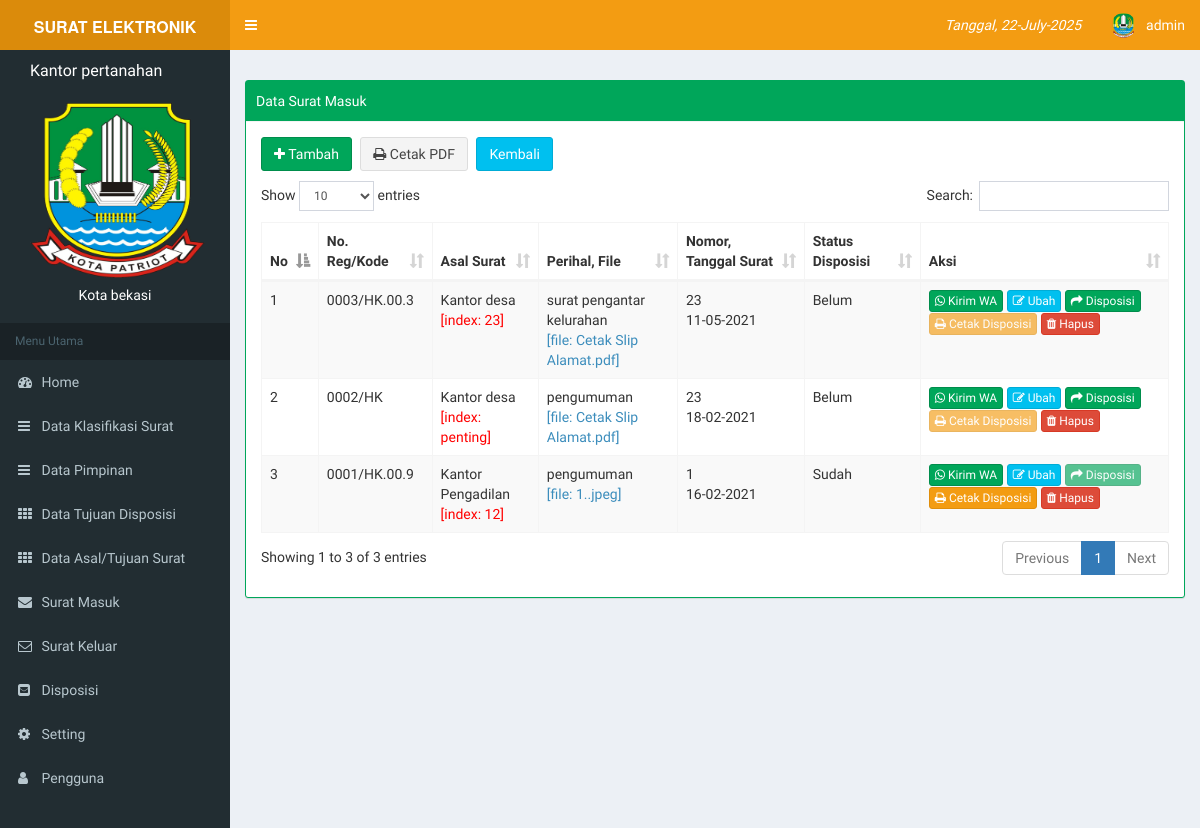
The page /index.php?page=masuk (signed in) on the database its author committed.
### tables this page shows
CREATE TABLE `tb_user` (
  `id` int(11) NOT NULL,
  `username` varchar(100) NOT NULL,
  `password` varchar(100) NOT NULL,
  `nama_user` varchar(100) NOT NULL,
  `level` varchar(30) NOT NULL,
  `foto` varchar(255) NOT NULL,
  `level_pimpinan` int(11) NOT NULL
);

CREATE TABLE `tb_profile` (
  `kota` varchar(255) NOT NULL,
  `lembaga` varchar(255) NOT NULL,
  `alamat` text NOT NULL,
  `telpon` varchar(255) NOT NULL,
  `foto` varchar(255) NOT NULL
);

CREATE TABLE `tb_surat_masuk` (
  `id` int(9) NOT NULL,
  `no_surat` varchar(255) NOT NULL,
  `tgl_surat` date NOT NULL,
  `tanggal_terima` date NOT NULL,
  `asal_surat` int(11) NOT NULL,
  `sifat_surat` varchar(255) NOT NULL,
  `perihal` text NOT NULL,
  `no_agenda` varchar(20) NOT NULL,
  `file_surat` varchar(255) NOT NULL,
  `status` int(2) NOT NULL,
  `tujuan` int(11) NOT NULL,
  `kode_surat` int(11) NOT NULL,
  `indeks` varchar(255) NOT NULL,
  `disposisi` int(11) NOT NULL,
  `tahun` varchar(4) NOT NULL
);

CREATE TABLE `ref_klasifikasi` (
  `id` int(4) NOT NULL,
  `kode` varchar(50) NOT NULL,
  `nama` varchar(250) NOT NULL,
  `uraian` mediumtext NOT NULL
);

CREATE TABLE `tb_asal_tujuan` (
  `id_asal_tujuan` int(11) NOT NULL,
  `asal_tujuan` varchar(255) NOT NULL
);

### page/masuk/masuk.php (the view, shortened to what this page needs)
<div class="row">
                <div class="col-md-12">
                    <div class="box box-success box-solid">
                        <div class="box-header with-border">
                             Data Surat Masuk
                        </div>
                        <div class="panel-body">
                            <div class="table-responsive">
                              <?php  if ($_SESSION['admin']) { ?>
                                 <a href="?page=masuk&aksi=tambah" class="btn btn-success" style="margin-bottom: 10px;"><i class="fa fa-plus"></i> Tambah </a>
                              <?php } ?>
                                  <a id="lap_masuk" data-toggle="modal" data-target="#lap" style="margin-bottom: 10px;; margin-left: 5px;" class="btn btn-default"><i class="fa fa-print"></i> Cetak PDF</a>
                                   <input style="margin-bottom: 10px;; margin-left: 5px;" type=button value=Kembali onclick=self.history.back() class="btn btn-info" />
                                <table class="table table-striped table-bordered table-hover" id="example1">
                                    <thead>
                                        <tr>
                                            <th>No</th>
                                            <th>No. Reg/Kode</th>
                                            <th>Asal Surat</th>
                                            <th>Perihal, File</th>
                                            <th>Nomor, Tanggal Surat</th>
                                            <th>Status Disposisi</th>
                                            <th>Aksi</th>
                                        </tr>
                                    </thead>
                                    <tbody>
                                        <?php
                                           if ($_SESSION['admin']) {
                                            $no = 1;
                                            $sql = $koneksi->query("select * from tb_surat_masuk, tb_tujuan, ref_klasifikasi, tb_asal_tujuan where tb_surat_masuk.tujuan=tb_tujuan.id_tujuan
                                              and tb_surat_masuk.Kode_surat=ref_klasifikasi.id
                                              and tb_surat_masuk.asal_surat=tb_asal_tujuan.id_asal_tujuan
                                               order by tb_surat_masuk.id desc ");
                                           }
                                            while ($data= $sql->fetch_assoc()) {
                                        ?>
                                        <tr>
                                            <td><?php echo $no++; ?></td>
                                             <td><?php echo $data['no_agenda'];?>/<?php echo $data['kode'];?></td>
                                            <td><?php echo $data['asal_tujuan'];?> <br> <div style="color: red;"> [index: <?php echo $data['indeks'];?>]<div> </td>
                                            <td><?php echo $data['perihal'];?> <br> <a href="page/masuk/file_surat.php?id=<?php echo $data['no_agenda']; ?>" target="blank"><div style="color: green;"> [file: <?php echo $data['file_surat'];?>]</a><div> </td>
                                            <td><?php echo $data['no_surat'];?><br><?php echo date('d-m-Y', strtotime($data['tgl_surat']));?></td>
                                            <td>
                                              <?php if ($data['status']==0) {
                                              echo "Belum";
                                              }else{
                                                echo "Sudah";
                                              }
                                            ?>
                                            </td>
                                             <td>
                                              <?php  if ($_SESSION['admin']) { ?>
                                               <a  href="https://api.whatsapp.com/send?phone=<?php echo  $data['no_hp'] ?>&text=Ada Surat Masuk Tanggal: <?php echo date('d-m-Y', strtotime($data['tanggal_terima']))?>, Dengan No Surat: <?php echo $data['no_surat']?>,  Tanggal Surat: <?php echo date('d-m-Y', strtotime($data['tgl_surat']))?>,  Asal Surat Dari:   <?php echo $data['asal_surat']?>, Dengan Tujuan Surat:   <?php echo $data['nama_tujuan']?>, Perihal:   <?php echo $data['perihal']?>  " target="blank" class="btn btn-success btn-xs"> <i class="fa  fa-whatsapp"></i> Kirim WA</a>
                                                <a href="?page=masuk&aksi=ubah&id=<?php echo $data['no_agenda']; ?>" class="btn btn-info btn-xs" ><i class="fa fa-edit "></i> Ubah</a>
                                              <?php } ?>
                                                <?php if ($data['status']==0) {
                                                 ?>
                                                <a href="?page=masuk&aksi=disposisi&id=<?php echo $data['no_agenda']; ?>" class="btn btn-success btn-xs" ><i class="fa fa-mail-forward "></i> Disposisi</a>
                                                <a disabled href="" class="btn btn-warning btn-xs" ><i class="fa fa-print "></i> Cetak Disposisi</a>
                                                <?php }else{ ?>
                                                    <a disabled="" class="btn btn-success btn-xs" ><i class="fa fa-mail-forward "></i> Disposisi</a>
                                                <a target="blank" href="page/masuk/cetak_dispo.php?id=<?php echo $data['no_agenda']; ?>" class="btn btn-warning btn-xs" ><i class="fa fa-print "></i> Cetak Disposisi</a>
                                                <?php } ?>
                                                <?php  if ($_SESSION['admin']) { ?>
                                                <a onclick="return confirm('Anda Yakin Akan Mengahapus Data Ini ... ???')" href="?page=masuk&aksi=hapus&id=<?php echo $data['no_agenda']; ?>" class="btn btn-danger btn-xs" ><i class="fa fa-trash"></i> Hapus</a>
                                                <?php } ?>
                                            </td>
                                        </tr>
                                        <?php  } ?>
                                    </tbody>
                                    </table>
                                  </div>
                        </div>
                     </div>
                   </div>
     </div>

### index.php (shortened to what this page needs)
<?php
    include "koneksi/koneksi.php";
   if($_SESSION['admin'] || $_SESSION['user']){
 ?>
<!DOCTYPE html>
<html>
<head>
  <link rel="stylesheet" href="bower_components/bootstrap/dist/css/bootstrap.min.css">
  <link rel="stylesheet" href="bower_components/font-awesome/css/font-awesome.min.css">
  <link rel="stylesheet" href="bower_components/Ionicons/css/ionicons.min.css">
    <link rel="stylesheet" href="bower_components/datatables.net-bs/css/dataTables.bootstrap.min.css">
     <link rel="stylesheet" href="bower_components/select2/dist/css/select2.min.css">
  <link rel="stylesheet" href="dist/css/AdminLTE.min.css">
  <link rel="stylesheet" href="dist/css/skins/_all-skins.min.css">
   <link rel="stylesheet" type="text/css" href="sw/dist/sweetalert.css">
</head>
<body class="hold-transition skin-yellow sidebar-mini">
<div class="wrapper">
  <header class="main-header">
    <a href="index.php" class="logo">
      <span class="logo-lg"><b style="font-size:16px;">SURAT ELEKTRONIK</b></span>
    </a>
    <nav class="navbar navbar-static-top">
      <a href="#" class="sidebar-toggle" data-toggle="push-menu" role="button">
      </a>
      <div class="navbar-custom-menu">
        <ul class="nav navbar-nav">
          <li class="dropdown tasks-menu">
            <a href="#" class="dropdown-toggle" data-toggle="dropdown">
              <i>Tanggal, <?php echo date('d-F-Y'); ?></i>
            </a>
          </li>
          <?php
                  if($_SESSION['admin']){
                       $user_l=$_SESSION['admin'];
                  }elseif ($_SESSION['user']) {
                       $user_l=$_SESSION['user'];
                  }
                  $sql_u = $koneksi->query("select* from tb_user where id='$user_l'");
                  $data_u = $sql_u->fetch_assoc();
        ?>
          <li class="dropdown user user-menu">
            <a href="#" class="dropdown-toggle" data-toggle="dropdown">
              <img src="images/<?php echo $data_u['foto']; ?>" class="user-image" alt="User Image">
              <span class="hidden-xs"><?php echo $data_u['nama_user']; ?></span>
            </a>
        </ul>
      </div>
    </nav>
  </header>
  <aside class="main-sidebar">
    <section class="sidebar">
        <?php include "include/menu.php" ?>
    </section>
  </aside>
  <div class="content-wrapper">
    <section class="content-header">
    </section>
    <section class="content">
      <?php
            include "include/isi.php";
       ?>
    </section>
  </div>
</div>
</body>
</html>
<?php
    }else{
        header("location:login.php");
    }
?>

### include/menu.php
<?php
    $sql = $koneksi->query("select * from tb_profile");
    $data = $sql->fetch_assoc();
?>
<div class="user-panel">
  <div>
    <a style="color: white; margin-left: 20px; font-size: 16px;"><?php echo $data['lembaga'] ?></a> <br><br>
  <img style="margin-left:20px" src="images/<?php echo $data['foto'] ?>" width="175" height="175" >
  <h5 style="color:white; font-size: 14px; text-align: center; "><?php echo $data['kota']; ?></h5>
  </div>
  <div class="pull-left info">
  </div>
</div>
<ul class="sidebar-menu" data-widget="tree">
  <li class="header">Menu Utama</li>
<li><a href="index.php"><i class="fa fa-dashboard"></i> <span>Home</span></a></li>
   <?php if ($_SESSION['admin']) {?>
  <li><a href="?page=klasifikasi"><i class="fa fa-bars"></i> <span>Data Klasifikasi Surat </span></a></li>
  <li><a href="?page=pimpinan"><i class="fa fa-bars"></i> <span>Data Pimpinan </span></a></li>
 <li><a href="?page=m_dispos"><i class="fa fa-th"></i> <span>Data Tujuan Disposisi </span></a></li>
 <li><a href="?page=asal_tujuan"><i class="fa fa-th"></i> <span>Data Asal/Tujuan Surat </span></a></li>
 <?php } ?>
  <li><a href="?page=masuk"><i class="fa fa-envelope"></i> <span>Surat Masuk </span></a></li>
  <li><a href="?page=keluar"><i class="fa fa-envelope-o"></i> <span>Surat Keluar </span></a></li>
  <li><a href="?page=disposisi"><i class="fa fa-envelope-square"></i> <span>Disposisi</span></a></li>
  <?php if ($_SESSION['admin']) {?>
  <li><a href="?page=profile&aksi=seting"><i class="fa fa-gear"></i> <span>Setting</span></a></li>
  <li><a href="?page=user"><i class="fa fa-user"></i> <span>Pengguna</span></a></li>
  <?php } ?>
</ul>

### rows shown on the page
tb_user: foto (picture), nama_user "admin"
tb_profile: lembaga "Kantor pertanahan", foto (picture), kota "Kota bekasi"
tb_surat_masuk: no_agenda "0003", ref_klasifikasi.kode "HK.00.3", tb_asal_tujuan.asal_tujuan "Kantor desa", indeks "23", perihal "surat pengantar kelurahan", file_surat "Cetak Slip Alamat.pdf", no_surat "23", tgl_surat "11-05-2021", status "Belum"
tb_surat_masuk: no_agenda "0002", ref_klasifikasi.kode "HK", tb_asal_tujuan.asal_tujuan "Kantor desa", indeks "penting", perihal "pengumuman", file_surat "Cetak Slip Alamat.pdf", no_surat "23", tgl_surat "18-02-2021", status "Belum"
tb_surat_masuk: no_agenda "0001", ref_klasifikasi.kode "HK.00.9", tb_asal_tujuan.asal_tujuan "Kantor Pengadilan", indeks "12", perihal "pengumuman", file_surat "1..jpeg", no_surat "1", tgl_surat "16-02-2021", status "Sudah"
